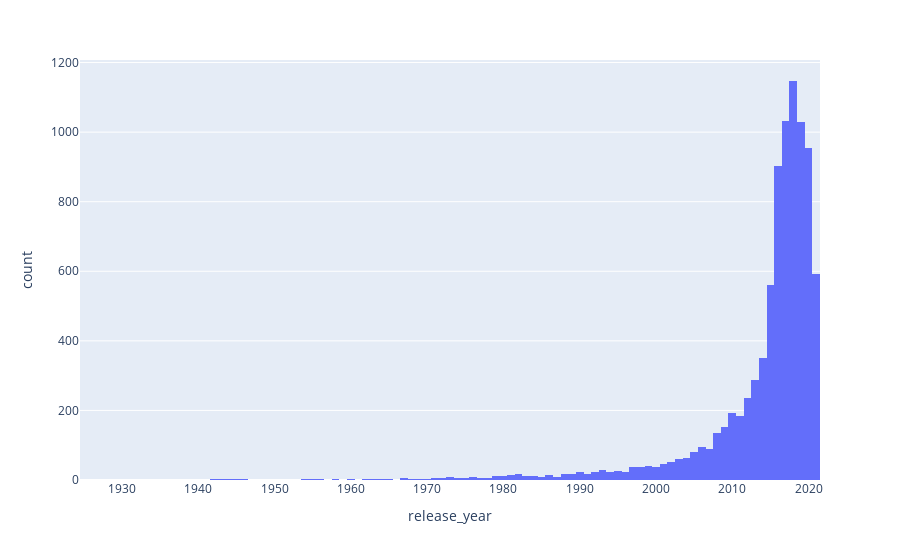

Notebook code cell kept with this figure:
### Code cell
px.histogram(data_import, x='release_year') # Plotly Method

### Figure 1 — Plotly figure (JSON) as saved in the notebook; plotly's stock layout.template omitted (floating-point values rounded to 4 significant figures; data arrays with more than 128 entries replaced by an {"elided": "..."} marker saying what was removed)
{"data": [{"alignmentgroup": "True", "bingroup": "x", "hovertemplate": "release_year=%{x}<br>count=%{y}<extra></extra>", "legendgroup": "", "marker": {"color": "#636efa", "pattern": {"shape": ""}}, "name": "", "offsetgroup": "", "orientation": "v", "showlegend": false, "type": "histogram", "x": {"elided": "8807 int values"}, "xaxis": "x", "yaxis": "y"}], "layout": {"barmode": "relative", "legend": {"tracegroupgap": 0}, "margin": {"t": 60}, "xaxis": {"anchor": "y", "domain": [0, 1], "title": {"text": "release_year"}}, "yaxis": {"anchor": "x", "domain": [0, 1], "title": {"text": "count"}}}}
